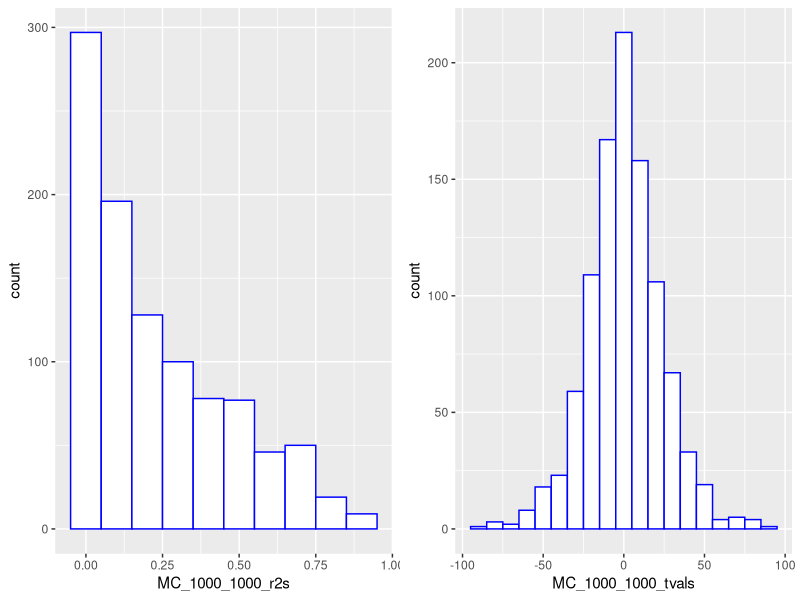
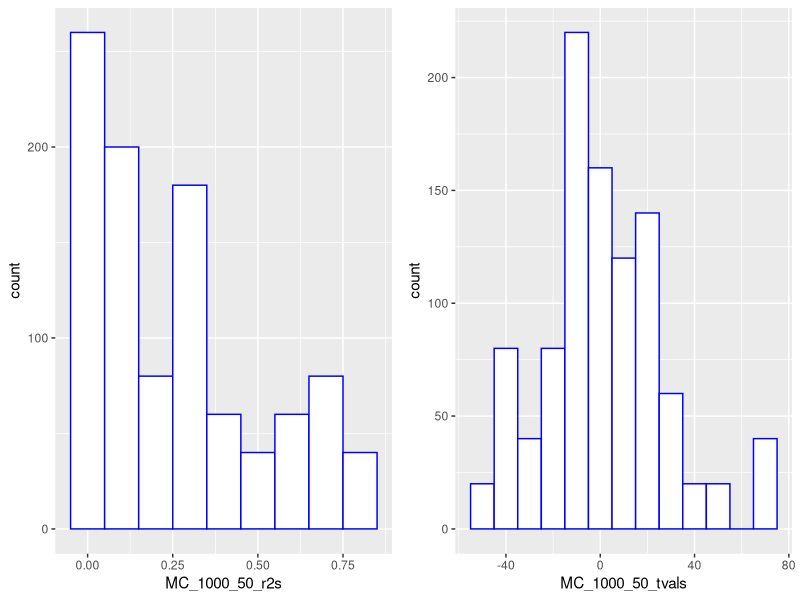
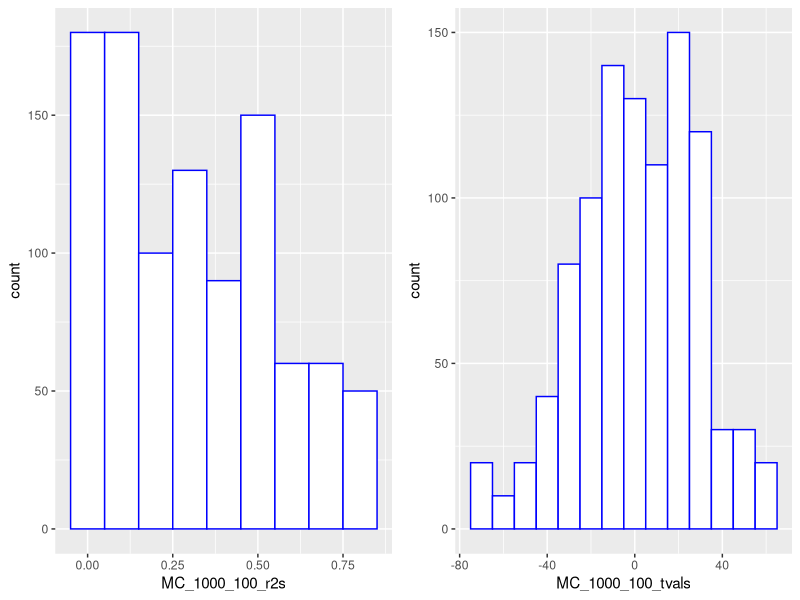
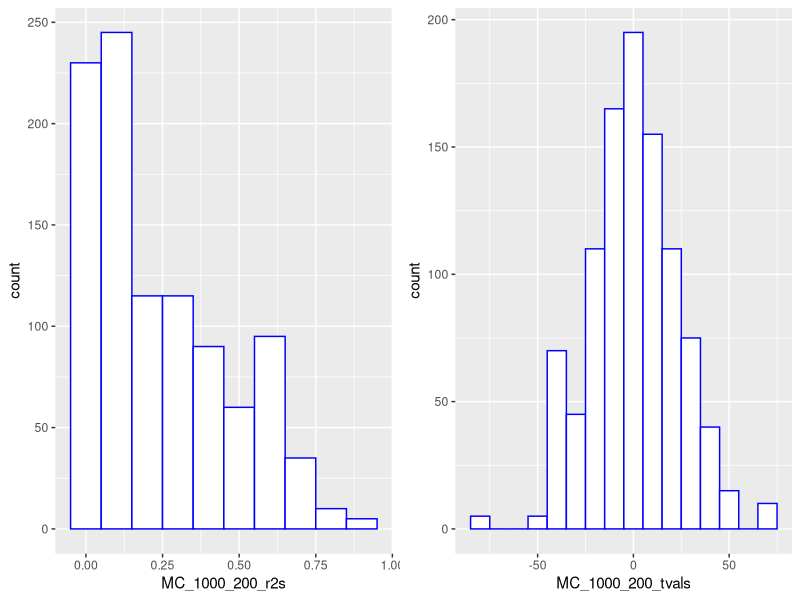
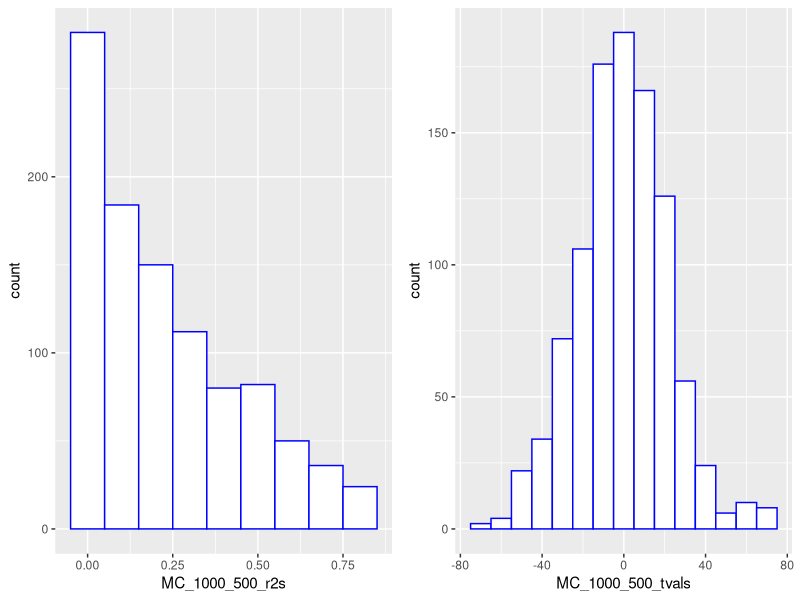

Generate these figures, in order, with R:
## ---- chunk 1
library(readxl)
library(dynlm)
library(sandwich)
library(lmtest)
library(tseries)
library(dplyr)
library(ggplot2)
library(gridExtra)
## ---- chunk 2
sp500 <- read_excel("data/SP500WeekDays.xlsx")

sp500_lm <- lm(sp500$sp ~ sp500$T + sp500$W +sp500$R + sp500$F)
summary(sp500_lm)
## ---- chunk 3
coeftest(sp500_lm, vcov = NeweyWest,)
## ---- chunk 4
usMacro <- read_excel("data/USMacro_Quarterly.xls")

usMacro<- usMacro %>% filter(Date >= '1955:01')
usMacro$logYt = log(usMacro$RealGDP)
usMacro$deltaYt = usMacro$logYt - lag(usMacro$logYt, 1)
deltaYt =na.omit(usMacro$deltaYt)
meanDeltaYt = mean(deltaYt)
meanDeltaYt_annualPct = meanDeltaYt*400
sigmaDeltaYt = sd(deltaYt)
sigmaDeltaYt_annualPct = sigmaDeltaYt*400
## ---- chunk 5
message(paste("Mean of delta Yt is: ", sprintf("%0.3f", meanDeltaYt),".", sep = ""))
## ---- chunk 6
message(paste("Mean growth rate in percentage points at an annual rate is: ", sprintf("%0.3f", meanDeltaYt_annualPct),".", sep = ""))
## ---- chunk 7
message(paste("Volatility of delta Yt in percentage points at an annual rate is: ", sprintf("%0.3f", sigmaDeltaYt_annualPct),".", sep = ""))
## ---- chunk 8
acf(deltaYt, lag.max = 4, plot = FALSE)
## ---- chunk 9
usMacro_AR1 <- dynlm(ts(usMacro$deltaYt) ~ L(ts(usMacro$deltaYt, 1)))
coeftest(usMacro_AR1, vcoc.= sandwich, type = "NeweyWest")
## ---- chunk 10
message(paste("Estimated Coefficient: ", sprintf("%0.3f", summary(usMacro_AR1)$coefficients[2,1]),".", sep = ""))
message(paste("Coefficient is significantly different from zero, check p-value: ", summary(usMacro_AR1)$coefficients[2,4],".", sep = ""))
## ---- chunk 11
print("Confidence Interval:")
confint(usMacro_AR1, level = 0.95)
## ---- chunk 12
usMacro_AR2 <- dynlm(ts(usMacro$deltaYt) ~ L(ts(usMacro$deltaYt, 1)) +L(ts(usMacro$deltaYt, 2)))
coeftest(usMacro_AR2, vcoc.= sandwich, type = "NeweyWest")
## ---- chunk 13
message(paste("Estimated Coefficient for AR(2): ", sprintf("%0.3f", summary(usMacro_AR2)$coefficients[3,1]),".", sep = ""))
message(paste("Coefficient is not  significantly different from zero, check p-value: ",summary(usMacro_AR2)$coefficients[3,4],".", sep = ""))
message(paste("R^2-AR(1)=",sprintf("%0.3f", summary(usMacro_AR1)$r.squared),"; R^2-AR(2)",sprintf("%0.3f", summary(usMacro_AR2)$r.squared) , ".", sep = ""))
## ---- chunk 14
message(paste("R^2-AR(1)=",sprintf("%0.3f", summary(usMacro_AR1)$adj.r.squared),"; R^2-AR(2)",sprintf("%0.3f", summary(usMacro_AR2)$adj.r.squared) , ".", sep = ""))
## ---- chunk 15
usMacro_AR3 <- dynlm(ts(usMacro$deltaYt) ~ L(ts(usMacro$deltaYt, 1)) +L(ts(usMacro$deltaYt, 2))+L(ts(usMacro$deltaYt, 3)))
coeftest(usMacro_AR3, vcoc.= sandwich, type = "NeweyWest")
## ---- chunk 16
usMacro_AR4 <- dynlm(ts(usMacro$deltaYt) ~ L(ts(usMacro$deltaYt, 1)) +L(ts(usMacro$deltaYt, 2))+L(ts(usMacro$deltaYt, 3)) +L(ts(usMacro$deltaYt, 4)))
coeftest(usMacro_AR4, vcoc.= sandwich, type = "NeweyWest")
## ---- chunk 17
BIC <- function(model) {
  ssr <- sum(model$residuals^2)
  t <- length(model$residuals)
  npar <- length(model$coef)
  return(round((log(ssr/t) + npar * log(t)/t), 4))
}
BICVector <- c("AR1"=BIC(usMacro_AR1), "AR2"=BIC(usMacro_AR2),"AR3"= BIC(usMacro_AR3),"AR4"= BIC(usMacro_AR4))
BICVector
message(paste("The Bayes information criterion (BIC)choses: ", which.min(BICVector)," lag(s).", sep = ""))
## ---- chunk 18
AIC <- function(model) {
  ssr <- sum(model$residuals^2)
  t <- length(model$residuals)
  npar <- length(model$coef)
  return(round((log(ssr/t) + npar * 2/t), 4))
}
AICVector <- c("AR1"=AIC(usMacro_AR1), "AR2"=AIC(usMacro_AR2),"AR3"= AIC(usMacro_AR3),"AR4"= AIC(usMacro_AR4))
AICVector
message(paste("Akaike information criterion (AIC) choses: ", which.min(AICVector)," lag(s).", sep = ""))
## ---- chunk 19
adf.test(deltaYt)
## ---- chunk 20
MonteCarloSimulation <- function(T) {
x <- w <- rnorm(n = T, mean = 0, sd = 1)
for (t in 2:T) {
    x[t] <- x[t - 1] + w[t]
}
return (x)
}

MonteCarloRegression <- function(T) {
MC1 <- MonteCarloSimulation(T)
MC2 <- MonteCarloSimulation(T)
MC_LM <- lm(MC1 ~ MC2)
return (MC_LM)
}

MultipleMC <- function(T,N) {
R2s<- vector()
tvals <- vector()

for (i in 1:N) {
  MC <- MonteCarloRegression(T)
  R2s[[i]]<-summary(MC)$r.squared
  tvals[[i]]<-summary(MC)$coefficients[2,3]
}
return(list(R2s,tvals))
}
## ---- chunk 21
MC_regression <- MonteCarloRegression(1000)
summary(MC_regression)
## ---- chunk 22
message(paste("The t-statistic for H0: b1=0 using 5% critical value of 1.96 is: ", summary(MC_regression)$coefficients[2,3],".", sep = ""))
message(paste("The Regression Rsquared is: ", summary(MC_regression)$r.squared, ".", sep = ""))
## ---- chunk 23
MC_1000_1000 <- MultipleMC(T=1000,N=1000)
df <- data.frame(MC_1000_1000[1], MC_1000_1000[2])
names(df) <- c('MC_1000_1000_r2s', 'MC_1000_1000_tvals')
plot_ggplot_MC_1000_1000_r2s <- ggplot(df, aes(x=MC_1000_1000_r2s)) +
    geom_histogram(binwidth=.1, colour="blue", fill="white")
plot_ggplot_MC_1000_1000_tvals <- ggplot(df, aes(x=MC_1000_1000_tvals)) +
    geom_histogram(binwidth=10, colour="blue", fill="white")
grid.arrange(plot_ggplot_MC_1000_1000_r2s, plot_ggplot_MC_1000_1000_tvals, ncol=2)
## ---- chunk 24
quantile(unlist(MC_1000_1000[1]), probs = c(0.05, 0.5, 0.95))
## ---- chunk 25
quantile(unlist( MC_1000_1000[2]), probs = c(0.05, 0.5, 0.95))
## ---- chunk 26
message(paste("Fraction of t-statistic exceeding 1.96 for N=1000 is: ", (sum(abs(unlist( MC_1000_1000[2])) > 1.96))/1000,".", sep = ""))
## ---- chunk 27
MC_1000_50 <- MultipleMC(T=1000,N=50)
df['MC_1000_50_r2s'] <-  MC_1000_50[1]
df['MC_1000_50_tvals'] <- MC_1000_50[2]
#ggplot(df, aes(x=MC_1000_50_r2s)) + geom_histogram(binwidth=.1, colour="blue", fill="white")
plot_ggplot_MC_1000_50_r2s <- ggplot(df, aes(x=MC_1000_50_r2s)) +
    geom_histogram(binwidth=.1, colour="blue", fill="white")
plot_ggplot_MC_1000_50_tvals <- ggplot(df, aes(x=MC_1000_50_tvals)) +
    geom_histogram(binwidth=10, colour="blue", fill="white")
grid.arrange(plot_ggplot_MC_1000_50_r2s, plot_ggplot_MC_1000_50_tvals, ncol=2)
## ---- chunk 28
quantile(unlist(MC_1000_50[1]), probs = c(0.05, 0.5, 0.95))
## ---- chunk 29
quantile(unlist( MC_1000_50[2]), probs = c(0.05, 0.5, 0.95))
## ---- chunk 30
message(paste("Fraction of t-statistic exceeding 1.96 for N=50 is: ", (sum(abs(unlist( MC_1000_50[2])) > 1.96))/1000,".", sep = ""))
## ---- chunk 31
message(paste("Fraction of t-statistic exceeding 1.96: ", (sum(abs(unlist( MC_1000_50[2])) > 1.96))/1000,".", sep = ""))
## ---- chunk 32
MC_1000_100 <- MultipleMC(T=1000,N=100)
df['MC_1000_100_r2s'] <-  MC_1000_100[1]
df['MC_1000_100_tvals'] <- MC_1000_100[2]
plot_ggplot_MC_1000_100_r2s <- ggplot(df, aes(x=MC_1000_100_r2s)) +
    geom_histogram(binwidth=.1, colour="blue", fill="white")
plot_ggplot_MC_1000_100_tvals <- ggplot(df, aes(x=MC_1000_100_tvals)) +
    geom_histogram(binwidth=10, colour="blue", fill="white")
grid.arrange(plot_ggplot_MC_1000_100_r2s, plot_ggplot_MC_1000_100_tvals, ncol=2)
## ---- chunk 33
quantile(unlist(MC_1000_100[1]), probs = c(0.05, 0.5, 0.95))
## ---- chunk 34
quantile(unlist( MC_1000_100[2]), probs = c(0.05, 0.5, 0.95))
## ---- chunk 35
message(paste("Fraction of t-statistic exceeding 1.96 for N=100 is: ", (sum(abs(unlist( MC_1000_100[2])) > 1.96))/1000,".", sep = ""))
## ---- chunk 36
message(paste("Fraction of t-statistic exceeding 1.96: ", (sum(abs(unlist( MC_1000_100[2])) > 1.96))/1000,".", sep = ""))
## ---- chunk 37
MC_1000_200 <- MultipleMC(T=1000,N=200)
df['MC_1000_200_r2s'] <-  MC_1000_200[1]
df['MC_1000_200_tvals'] <- MC_1000_200[2]
plot_ggplot_MC_1000_200_r2s <- ggplot(df, aes(x=MC_1000_200_r2s)) +
    geom_histogram(binwidth=.1, colour="blue", fill="white")
plot_ggplot_MC_1000_200_tvals <- ggplot(df, aes(x=MC_1000_200_tvals)) +
    geom_histogram(binwidth=10, colour="blue", fill="white")
grid.arrange(plot_ggplot_MC_1000_200_r2s, plot_ggplot_MC_1000_200_tvals, ncol=2)
## ---- chunk 38
quantile(unlist(MC_1000_200[1]), probs = c(0.05, 0.5, 0.95))
## ---- chunk 39
quantile(unlist( MC_1000_200[2]), probs = c(0.05, 0.5, 0.95))
## ---- chunk 40
message(paste("Fraction of t-statistic exceeding 1.96 for N=200 is: ", (sum(abs(unlist( MC_1000_200[2])) > 1.96))/1000,".", sep = ""))
## ---- chunk 41
message(paste("Fraction of t-statistic exceeding 1.96: ", (sum(abs(unlist( MC_1000_200[2])) > 1.96))/1000,".", sep = ""))
## ---- chunk 42
MC_1000_500 <- MultipleMC(T=1000,N=500)
df['MC_1000_500_r2s'] <-  MC_1000_500[1]
df['MC_1000_500_tvals'] <- MC_1000_500[2]
plot_ggplot_MC_1000_500_r2s <- ggplot(df, aes(x=MC_1000_500_r2s)) +
    geom_histogram(binwidth=.1, colour="blue", fill="white")
plot_ggplot_MC_1000_500_tvals <- ggplot(df, aes(x=MC_1000_500_tvals)) +
    geom_histogram(binwidth=10, colour="blue", fill="white")
grid.arrange(plot_ggplot_MC_1000_500_r2s, plot_ggplot_MC_1000_500_tvals, ncol=2)
## ---- chunk 43
quantile(unlist(MC_1000_500[1]), probs = c(0.05, 0.5, 0.95))
## ---- chunk 44
quantile(unlist( MC_1000_500[2]), probs = c(0.05, 0.5, 0.95))
## ---- chunk 45
message(paste("Fraction of t-statistic exceeding 1.96 for N=500 is: ", (sum(abs(unlist( MC_1000_500[2])) > 1.96))/1000,".", sep = ""))
## ---- chunk 46
message(paste("Fraction of t-statistic exceeding 1.96: ", (sum(abs(unlist( MC_1000_500[2])) > 1.96))/1000,".", sep = ""))
